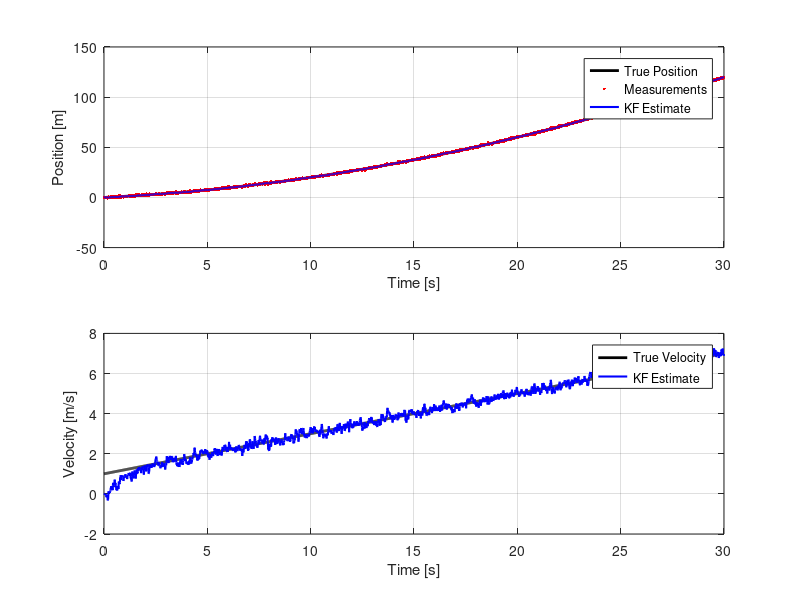

Reproduce this figure in MATLAB.
% Ryland Ross
% 9/22/25
% 1-D Kalman Filter Implementation (with RMSE averaged over 10 runs)

% Imagine you have a car moving along the x-axis. A sensor measures its
% position every 0.1 seconds, and the sensor has an uncertainty (Gaussian
% noise) of sigma = 0.5 meters. The vehicle is constantly accelerating at
% 0.2 m/s^2.

% Goal: Estimate the position and velocity of the car at every time step,
% and compute the average RMSE of both position and velocity across 100 runs.

%% Initialize parameters
clc; clear; close all; 

dt = 0.01; % sensor time step (s)
T = 30;    % total simulation time (s)
t = 0:dt:T; % discrete time vector from 0 to T with step size dt
N = length(t); % total number of time steps

%% True motion (ground truth car trajectory)
a_true = 0.2; % constant, known acceleration (m/s^2)
p0 = 0;       % initial position (m)
v0 = 1;       % initial velocity (m)

% Ground truth using kinematic equations
p_true = p0 + v0*t + 0.5*a_true*t.^2; % position over time
v_true = v0 + a_true*t;               % velocity over time

%% Measurement model
sigma_meas = 0.5; % measurement noise standard deviation (m)

%% Monte Carlo: Run filter multiple times to average RMSE
numRuns = 100;                % number of independent runs
rmse_pos_all = zeros(1,numRuns); % store RMSE for position
rmse_vel_all = zeros(1,numRuns); % store RMSE for velocity

for run = 1:numRuns
    
    % Generate noisy position measurements for this run
    % (true position + Gaussian noise)
    z = p_true + sigma_meas*randn(size(t));
    
    % Kalman Filter matrices
    A = [1 dt; 0 1];          % state transition
    B = [0.5*dt^2; dt];       % control (acceleration input)
    H = [1 0];                % measurement: position only
    Q = [0.01 0; 0 0.01];     % process noise covariance
    R = sigma_meas^2;         % measurement noise covariance

    % Initialize estimates
    x_est = zeros(2,N);       % [position; velocity] estimates
    P = eye(2);               % initial covariance

    % Main Kalman filter loop through all time steps
    for k = 2:N
        % --- Prediction step ---
        x_pred = A*x_est(:,k-1) + B*a_true; % predict state
        P_pred = A*P*A' + Q;                % predict covariance

        % --- Update step ---
        K = P_pred*H'/(H*P_pred*H' + R);                 % Kalman gain
        x_est(:,k) = x_pred + K*(z(k) - H*x_pred);       % update estimate
        P = (eye(2) - K*H)*P_pred;                       % update covariance
    end
    
    % Compute RMSE for position and velocity estimates in this run
    rmse_pos_all(run) = sqrt(mean((x_est(1,:) - p_true).^2));
    rmse_vel_all(run) = sqrt(mean((x_est(2,:) - v_true).^2));
    
    % Store last run’s results for plotting
    if run == numRuns
        z_last = z;
        x_est_last = x_est;
    end
end

%% Average RMSE results
rmse_pos_avg = mean(rmse_pos_all);
rmse_vel_avg = mean(rmse_vel_all);

fprintf('Average Position RMSE over %d runs = %.4f meters\n', numRuns, rmse_pos_avg);
fprintf('Average Velocity RMSE over %d runs = %.4f m/s\n', numRuns, rmse_vel_avg);

%% Plots (only from the last run to visualize one trajectory)
% --- Position subplot ---
subplot(2,1,1)
plot(t, p_true,'k','LineWidth',2); hold on;   % true trajectory
plot(t, z_last,'r.');                         % noisy measurements
plot(t, x_est_last(1,:),'b','LineWidth',1.5); % KF estimated position
legend('True Position','Measurements','KF Estimate')
xlabel('Time [s]'); ylabel('Position [m]'); grid on;

% --- Velocity subplot ---
subplot(2,1,2)
plot(t, v_true,'k','LineWidth',2); hold on;   % true velocity
plot(t, x_est_last(2,:),'b','LineWidth',1.5); % KF estimated velocity
legend('True Velocity','KF Estimate')
xlabel('Time [s]'); ylabel('Velocity [m/s]'); grid on;
